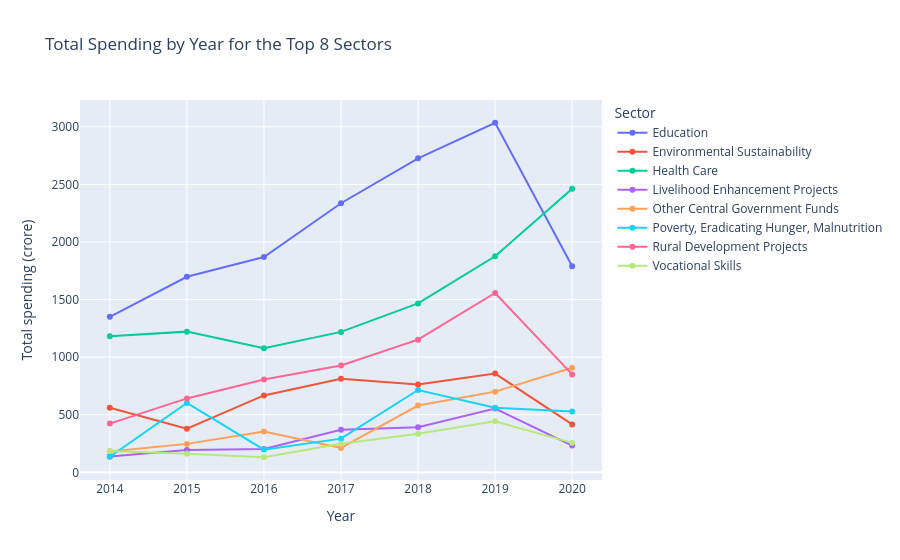

The notebook cell this image was saved under:
### Markdown cell above
**Spending by year for the top sectors.** I use the sector and year table (`sector_year`) made in section 4.3, so each line is one sector.

### Code cell
fig = px.line(sector_year.T, markers=True,
              title="Total Spending by Year for the Top 8 Sectors",
              labels={"value": "Total spending (crore)", "year": "Year", "development_sector": "Sector"})
fig.show()

### Figure 1 — Plotly figure (JSON) as saved in the notebook; plotly's stock layout.template omitted (floating-point values rounded to 4 significant figures)
{"data": [{"hovertemplate": "Sector=Education<br>Year=%{x}<br>Total spending (crore)=%{y}<extra></extra>", "legendgroup": "Education", "line": {"color": "#636efa", "dash": "solid"}, "marker": {"symbol": "circle"}, "mode": "lines+markers", "name": "Education", "orientation": "v", "showlegend": true, "type": "scatter", "x": [2014, 2015, 2016, 2017, 2018, 2019, 2020], "xaxis": "x", "y": [1350.0, 1698.0, 1869.0, 2337.0, 2726.0, 3035.0, 1790.0], "yaxis": "y"}, {"hovertemplate": "Sector=Environmental Sustainability<br>Year=%{x}<br>Total spending (crore)=%{y}<extra></extra>", "legendgroup": "Environmental Sustainability", "line": {"color": "#EF553B", "dash": "solid"}, "marker": {"symbol": "circle"}, "mode": "lines+markers", "name": "Environmental Sustainability", "orientation": "v", "showlegend": true, "type": "scatter", "x": [2014, 2015, 2016, 2017, 2018, 2019, 2020], "xaxis": "x", "y": [560.7, 378.2, 667.9, 813.4, 761.8, 857.1, 415.6], "yaxis": "y"}, {"hovertemplate": "Sector=Health Care<br>Year=%{x}<br>Total spending (crore)=%{y}<extra></extra>", "legendgroup": "Health Care", "line": {"color": "#00cc96", "dash": "solid"}, "marker": {"symbol": "circle"}, "mode": "lines+markers", "name": "Health Care", "orientation": "v", "showlegend": true, "type": "scatter", "x": [2014, 2015, 2016, 2017, 2018, 2019, 2020], "xaxis": "x", "y": [1181.0, 1222.0, 1077.0, 1219.0, 1466.0, 1876.0, 2463.0], "yaxis": "y"}, {"hovertemplate": "Sector=Livelihood Enhancement Projects<br>Year=%{x}<br>Total spending (crore)=%{y}<extra></extra>", "legendgroup": "Livelihood Enhancement Projects", "line": {"color": "#ab63fa", "dash": "solid"}, "marker": {"symbol": "circle"}, "mode": "lines+markers", "name": "Livelihood Enhancement Projects", "orientation": "v", "showlegend": true, "type": "scatter", "x": [2014, 2015, 2016, 2017, 2018, 2019, 2020], "xaxis": "x", "y": [138.3, 194.3, 202.1, 369.7, 392.2, 554.1, 231.9], "yaxis": "y"}, {"hovertemplate": "Sector=Other Central Government Funds<br>Year=%{x}<br>Total spending (crore)=%{y}<extra></extra>", "legendgroup": "Other Central Government Funds", "line": {"color": "#FFA15A", "dash": "solid"}, "marker": {"symbol": "circle"}, "mode": "lines+markers", "name": "Other Central Government Funds", "orientation": "v", "showlegend": true, "type": "scatter", "x": [2014, 2015, 2016, 2017, 2018, 2019, 2020], "xaxis": "x", "y": [181.3, 247.0, 353.6, 211.6, 579.6, 700.6, 907.4], "yaxis": "y"}, {"hovertemplate": "Sector=Poverty, Eradicating Hunger, Malnutrition<br>Year=%{x}<br>Total spending (crore)=%{y}<extra></extra>", "legendgroup": "Poverty, Eradicating Hunger, Malnutrition", "line": {"color": "#19d3f3", "dash": "solid"}, "marker": {"symbol": "circle"}, "mode": "lines+markers", "name": "Poverty, Eradicating Hunger, Malnutrition", "orientation": "v", "showlegend": true, "type": "scatter", "x": [2014, 2015, 2016, 2017, 2018, 2019, 2020], "xaxis": "x", "y": [134.8, 603.0, 197.1, 292.4, 714.7, 561.1, 528.8], "yaxis": "y"}, {"hovertemplate": "Sector=Rural Development Projects<br>Year=%{x}<br>Total spending (crore)=%{y}<extra></extra>", "legendgroup": "Rural Development Projects", "line": {"color": "#FF6692", "dash": "solid"}, "marker": {"symbol": "circle"}, "mode": "lines+markers", "name": "Rural Development Projects", "orientation": "v", "showlegend": true, "type": "scatter", "x": [2014, 2015, 2016, 2017, 2018, 2019, 2020], "xaxis": "x", "y": [423.0, 641.7, 806.5, 927.3, 1152.0, 1557.0, 850.2], "yaxis": "y"}, {"hovertemplate": "Sector=Vocational Skills<br>Year=%{x}<br>Total spending (crore)=%{y}<extra></extra>", "legendgroup": "Vocational Skills", "line": {"color": "#B6E880", "dash": "solid"}, "marker": {"symbol": "circle"}, "mode": "lines+markers", "name": "Vocational Skills", "orientation": "v", "showlegend": true, "type": "scatter", "x": [2014, 2015, 2016, 2017, 2018, 2019, 2020], "xaxis": "x", "y": [184.2, 161.4, 130.8, 248.6, 335.5, 443.2, 255.7], "yaxis": "y"}], "layout": {"legend": {"title": {"text": "Sector"}, "tracegroupgap": 0}, "title": {"text": "Total Spending by Year for the Top 8 Sectors"}, "xaxis": {"anchor": "y", "domain": [0, 1], "title": {"text": "Year"}}, "yaxis": {"anchor": "x", "domain": [0, 1], "title": {"text": "Total spending (crore)"}}}}
